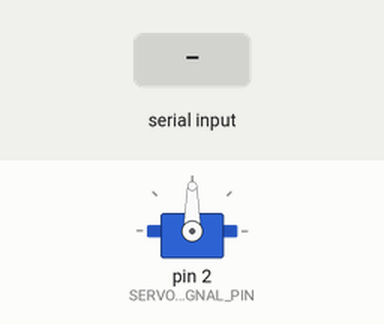
Simulated run of this sketch. Board: Arduino Nano, built with avr-gcc and run on an emulated ATmega328P. Parts: servo. Inputs (shaded band) come from the test bench. What the sketch prints to the serial monitor is not drawn.

Above: at 1.2 s.
1.3 s: "t" received over Serial
Timing chart, 0 to 4.3 s (numbered marks = the images above; inputs shaded):
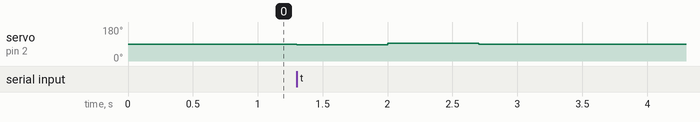

Measured:
- after the input at 1.3 s, servo on pin 2 (SERVO_SIGNAL_PIN): 90° → 85° at once, → 95° 0.70 s later, → 90° 0.70 s later

The sketch:

servo_small_step_test.ino
```cpp
// Test one horn-free, unloaded servo at a time on Nano D2.
// Servo red: separate regulated 5 V; brown/black: supply GND and Nano GND.
// Never power the servo from Nano USB or an unverified shield rail.
// Send 't' at 9600 baud for one small 85 -> 95 -> 90 degree movement.
#include <Servo.h>

constexpr uint8_t SERVO_SIGNAL_PIN = 2;
Servo testServo;

void setup() {
  Serial.begin(9600);
  testServo.write(90);
  testServo.attach(SERVO_SIGNAL_PIN);
  Serial.println("SERVO_SMALL_STEP ready; send t for 85-95-90");
}

void loop() {
  if (Serial.available() && Serial.read() == 't') {
    testServo.write(85);
    delay(700);
    testServo.write(95);
    delay(700);
    testServo.write(90);
    delay(700);
    Serial.println("SERVO_SMALL_STEP complete; holding 90");
  }
}
```
